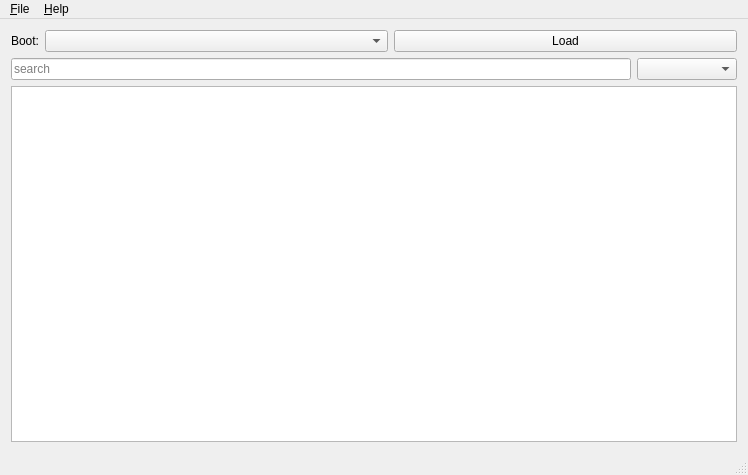
<?xml version="1.0" encoding="UTF-8"?>
<ui version="4.0">
 <class>MainWindow</class>
 <widget class="QMainWindow" name="MainWindow">
  <property name="geometry">
   <rect>
    <x>0</x>
    <y>0</y>
    <width>748</width>
    <height>475</height>
   </rect>
  </property>
  <property name="windowTitle">
   <string>Journalktl</string>
  </property>
  <widget class="QWidget" name="centralWidget">
   <layout class="QVBoxLayout" name="verticalLayout">
    <item>
     <layout class="QHBoxLayout" name="horizontalLayout_2">
      <item>
       <widget class="QLabel" name="label">
        <property name="sizePolicy">
         <sizepolicy hsizetype="Fixed" vsizetype="Preferred">
          <horstretch>0</horstretch>
          <verstretch>0</verstretch>
         </sizepolicy>
        </property>
        <property name="text">
         <string>Boot:</string>
        </property>
       </widget>
      </item>
      <item>
       <widget class="QComboBox" name="cmbBootIDs">
        <property name="enabled">
         <bool>true</bool>
        </property>
       </widget>
      </item>
      <item>
       <widget class="QPushButton" name="btnLoad">
        <property name="text">
         <string>Load</string>
        </property>
       </widget>
      </item>
     </layout>
    </item>
    <item>
     <layout class="QHBoxLayout" name="horizontalLayout">
      <item>
       <widget class="QLineEdit" name="leSearch">
        <property name="text">
         <string/>
        </property>
        <property name="placeholderText">
         <string>search</string>
        </property>
        <property name="clearButtonEnabled">
         <bool>true</bool>
        </property>
       </widget>
      </item>
      <item>
       <widget class="QComboBox" name="cmbPriority">
        <property name="minimumSize">
         <size>
          <width>100</width>
          <height>0</height>
         </size>
        </property>
        <property name="editable">
         <bool>false</bool>
        </property>
       </widget>
      </item>
     </layout>
    </item>
    <item>
     <widget class="QTableView" name="tblLog">
      <property name="enabled">
       <bool>true</bool>
      </property>
      <property name="editTriggers">
       <set>QAbstractItemView::NoEditTriggers</set>
      </property>
      <property name="alternatingRowColors">
       <bool>true</bool>
      </property>
      <property name="selectionMode">
       <enum>QAbstractItemView::SingleSelection</enum>
      </property>
      <property name="selectionBehavior">
       <enum>QAbstractItemView::SelectRows</enum>
      </property>
      <property name="showGrid">
       <bool>false</bool>
      </property>
      <property name="sortingEnabled">
       <bool>true</bool>
      </property>
      <attribute name="horizontalHeaderStretchLastSection">
       <bool>true</bool>
      </attribute>
      <attribute name="verticalHeaderVisible">
       <bool>false</bool>
      </attribute>
      <attribute name="verticalHeaderDefaultSectionSize">
       <number>20</number>
      </attribute>
     </widget>
    </item>
   </layout>
  </widget>
  <widget class="QStatusBar" name="statusBar"/>
  <widget class="QMenuBar" name="menuBar">
   <property name="geometry">
    <rect>
     <x>0</x>
     <y>0</y>
     <width>748</width>
     <height>28</height>
    </rect>
   </property>
   <widget class="QMenu" name="menu_File">
    <property name="title">
     <string>&amp;File</string>
    </property>
   </widget>
   <widget class="QMenu" name="menu_Help">
    <property name="title">
     <string>&amp;Help</string>
    </property>
   </widget>
   <addaction name="menu_File"/>
   <addaction name="menu_Help"/>
  </widget>
 </widget>
 <layoutdefault spacing="6" margin="11"/>
 <resources/>
 <connections/>
</ui>
